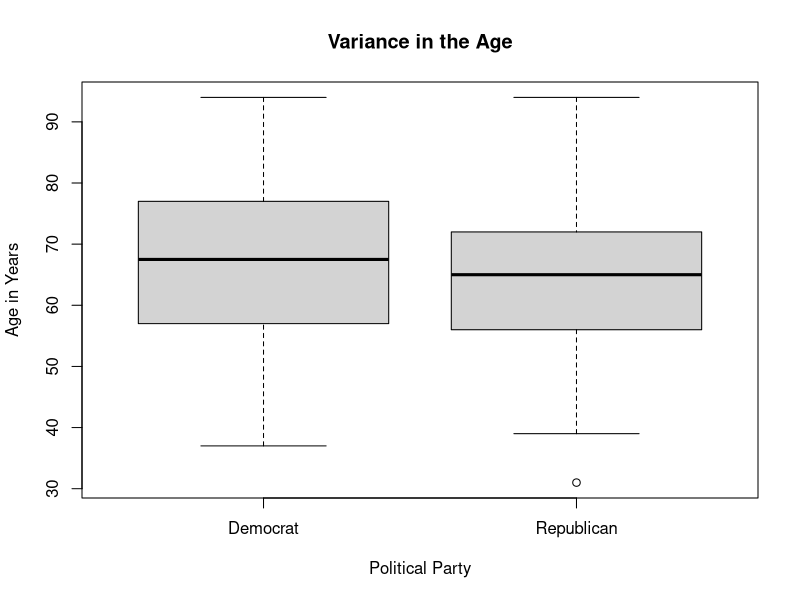
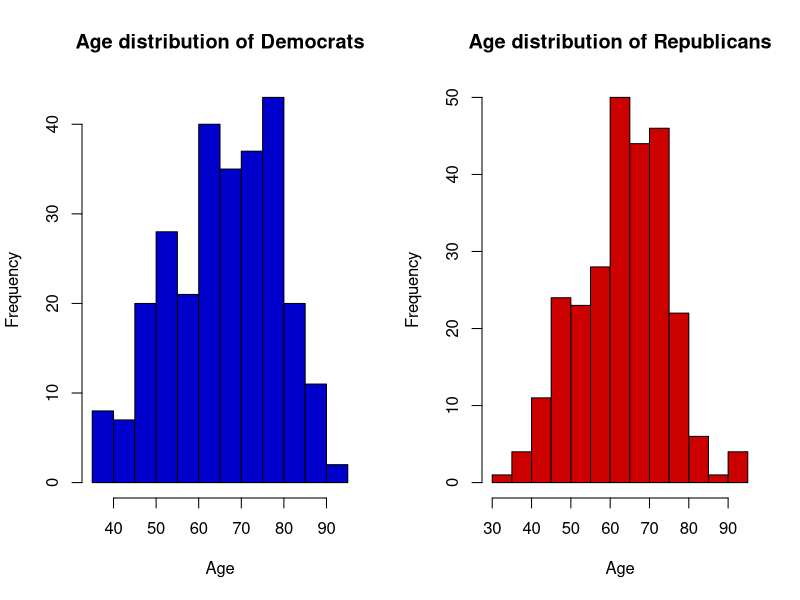

These figures' R source, in order: (Note: this script raises an error after producing the figures.)
## ---- chunk 1
knitr::opts_chunk$set(echo = TRUE)
## ---- chunk 2
library(dplyr)
library(knitr)
library(tidyverse) 
## ---- chunk 3
WHRdata <- read_csv("datasets/happiness_WHR.csv")
## ---- chunk 4
WHRdata
## ---- chunk 5
WHRmean <- mean(WHRdata$`Log GDP per capita`, na.rm = TRUE)

WHR <- WHRdata %>%
  mutate(
    
  )

WHRmean
## ---- chunk 6
summary(WHR$`Log GDP per capita`)
## ---- chunk 7

legislator_full_data <- read_csv("datasets/legislators-current.csv")
## ---- chunk 8
Num_Of_Rows <- nrow(legislator_full_data)
Num_Of_Columns <- ncol(legislator_full_data)
sprintf('The Dataset had %i Rows and %i Columns', Num_Of_Rows ,Num_Of_Columns)
## ---- chunk 9
legislator_subset_data <- legislator_full_data %>%
  select (full_name, birthday, party)  %>%
    filter(party != 'Independent')
## ---- chunk 10
currentDate <- Sys.Date()
legislator_DemRep_Age_data  <- legislator_subset_data %>% 
  mutate(AgeInYears = round((as.numeric(difftime(currentDate , birthday,units = "weeks")))/52))
## ---- chunk 11
legislator_DemRep_Age_data %>% count(party) 
## ---- chunk 12
boxplot(legislator_DemRep_Age_data$AgeInYears~legislator_DemRep_Age_data$party, main=  "Variance in the Age", xlab = "Political Party", ylab = "Age in Years")
## ---- chunk 13
par(mfrow=c(1,2))
hist((legislator_DemRep_Age_data %>% select(party,AgeInYears)  %>%
    filter(party == 'Democrat'))$AgeInYears, main = "Age distribution of Democrats", col='blue3', xlab='Age')

hist((legislator_DemRep_Age_data %>% select(party,AgeInYears)  %>%
    filter(party == 'Republican'))$AgeInYears, main = "Age distribution of Republicans", col='red3', xlab='Age')

## ---- chunk 14

wilcox.test(legislator_DemRep_Age_data$AgeInYears~legislator_DemRep_Age_data$party, mu=0, alt = "two.sided", conf.int = T, conf.level=0.95,  paired=F, exact=F, correct=T)
